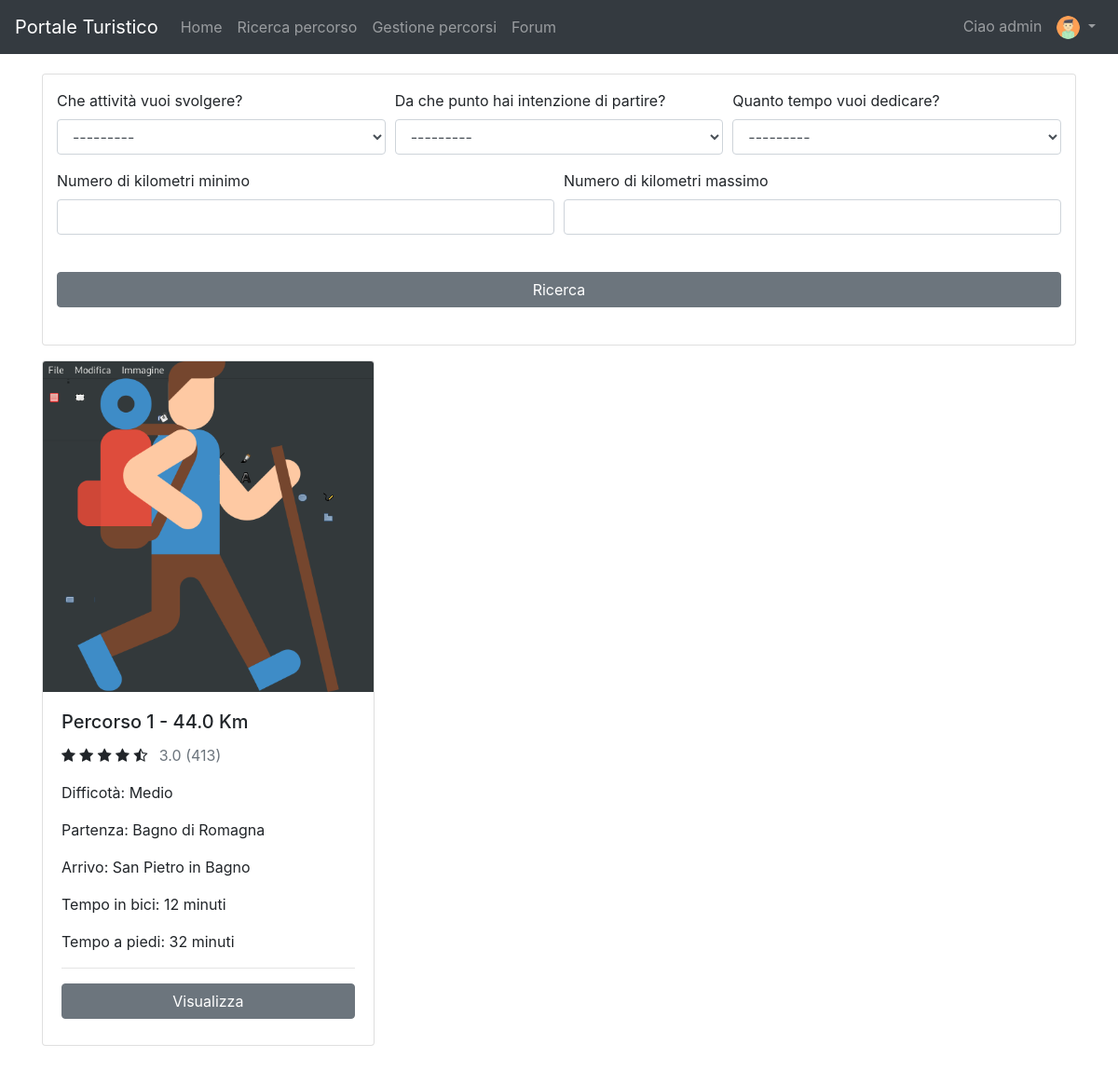
Page /path/search/ (signed in) on the earlier database version.
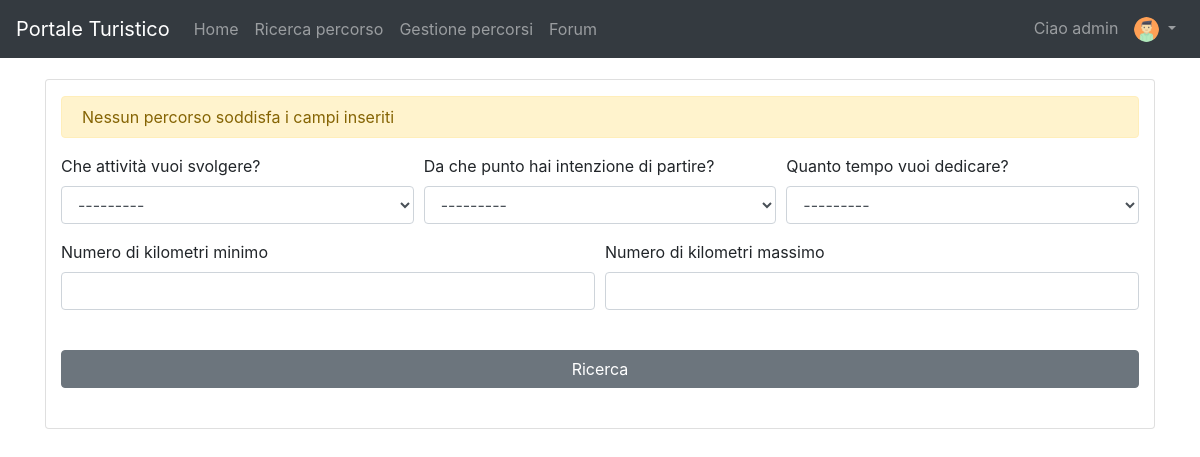
Same page on the later database version.
### pathManagement/models.py (models this page shows, shortened)
class Path(models.Model):
    activityChoices = (
        ('relax', 'Relax'),
        ('didattica', 'Didattica'),
        ('esplorazione', 'Esplorazione'),
        ('escursionismo', 'Escursionismo'),
    )
    locationChoices = (
        ('bagnodiromagna', 'Bagno di Romagna'),
        ('sanpietroinbagno', 'San Pietro in Bagno'),
        ('acquapartita', 'Acquapartita'),
        ('laghi', 'Laghi'),
        ('alfero', 'Alfero'),
    )
    difficultyChoices = (
        ('facile', 'Facile'),
        ('medio', 'Medio'),
        ('difficile', 'Difficile'),
    )
    contextChoices = (
        ('collinare', 'Collinare'),
        ('urbano', 'Urbano'),
        ('fluviale', 'Fluviale'),
        ('boschivo', 'Boschivo'),
        ('laghi', 'Laghi'),
    )
    transportChoices = (
        ('automobile', 'Automobile'),
        ('bicidacittà', 'Bici da città'),
        ('piedi', 'Piedi'),
        ('mountainbike', 'Mountain bike'),
    )
    audienceChoices = (
        ('famiglia', 'Famiglia'),
        ('gruppi', 'Gruppi'),
        ('coppie', 'Coppie'),
        ('mobilitàridotta', 'Mobilità ridotta'),
        ('escursionisti', 'Escursionisti'),
        ('sportivi', 'Sportivi'),
    )
    id = models.PositiveIntegerField(primary_key=True)
    activity = models.CharField(max_length=30, choices=activityChoices)
    start = models.CharField(max_length=30, choices=locationChoices)
    end = models.CharField(max_length=30, choices=locationChoices)
    gradient = models.IntegerField()
    walkTime = models.PositiveIntegerField()
    bikeTime = models.PositiveIntegerField(blank=True, default=0)
    carriageablePath = models.FloatField(blank=True, default=0, validators=[MinValueValidator(0)])
    nonCarriageablePath = models.FloatField(blank=True, default=0, validators=[MinValueValidator(0)])
    totalKilometers = models.FloatField(editable=False, blank=True, default='0')
    difficulty = MultiSelectField(choices=difficultyChoices)
    difficultyImage = models.ImageField(blank=False, upload_to=user_directory_path)
    context = MultiSelectField(choices=contextChoices)
    contextImage = models.ImageField(blank=False, upload_to=user_directory_path)
    transport = MultiSelectField(choices=transportChoices)
    transportImage = models.ImageField(blank=False, upload_to=user_directory_path)
    audience = MultiSelectField(choices=audienceChoices)
    audienceImage = models.ImageField(blank=False, upload_to=user_directory_path)
    path = models.ImageField(blank=False, upload_to=user_directory_path)
    cover = models.ImageField(blank=False, upload_to=user_directory_path)

### pathManagement/views.py (the view)
# urls.py: path('search/', searchPath, name='searchPath'),
def searchPath(request):
    km_max = request.GET.get('km_max')
    km_min = request.GET.get('km_min')
    path_list = Path.objects.all()
    if km_max and float(km_max) <= 0:
        messages.error(request, "Valore di km massimo non accettato")
        path_list = Path.objects.none()
    if km_min and float(km_min) <= 0:
        messages.error(request, "Valore di km minimoadd icon  non accettato")
        path_list = Path.objects.none()
    if km_min and km_max:
        if float(km_min) > float(km_max):
            messages.error(request, "Il kilometri minimi non possono essere maggiori dei kilometri massimi!")
            path_list = Path.objects.none()
    path_filter = PathFilter(request.GET, queryset=path_list)
    review = {}
    for path in path_filter.qs:
        review[path.pk] = 0
        val = Review.objects.filter(path=path).values('valuation')
        iteration = val.count()
        for i in val:
            review[path.pk] = review[path.pk] + i['valuation'] / iteration
    return render(request, 'searchPath.html', {'filter': path_filter, 'review': review})

### pathManagement/templates/searchPath.html (shortened to what this page needs)
{% extends 'base.html' %}
{% load crispy_forms_tags %}
{% block slideshow %}
    <div class="container py-4">
        <div class="card py-3">
            <div class="col-md-12">
                {% if not filter.qs %}
                    <div class="alert alert-warning py-2" role="alert">
                        Nessun percorso soddisfa i campi inseriti
                    </div>
                {% endif %}
                <form method="get">
                    <div class="form-row">
                        <div class="form-group col-md mb-0">
                            {{ filter.form.activity|as_crispy_field }}
                        </div>
                        <div class="form-group col-md mb-0">
                            {{ filter.form.start|as_crispy_field }}
                        </div>
                        <div class="form-group col-md mb-0">
                            {{ filter.form.end_time|as_crispy_field }}
                        </div>
                    </div>
                    <div class="form-row">
                        <div class="form-group col-md mb-0">
                            {{ filter.form.km_min|as_crispy_field }}
                        </div>
                        <div class="form-group col-md mb-0">
                            {{ filter.form.km_max|as_crispy_field }}
                        </div>
                    </div>
                    <button class="btn btn-secondary btn-rounded btn-block my-4 z-depth-0" type="submit">
                        Ricerca
                    </button>
                </form>
            </div>
        </div>
        <div class="card-columns py-3">
            {% for path in filter.qs %}
                <div class="card">
                    <img class="bd-placeholder-img card-img-top"
                         src="{{ path.cover.url }}" aria-label="Placeholder: Image cap"
                         preserveAspectRatio="xMidYMid slice" role="img">
                    <rect width="100%" height="100%" fill="#868e96"/>
                    <div class="card-body">
                        <h5 class="card-title">Percorso {{ path.id }} - {{ path.totalKilometers }} Km</h5>
                        <ul class="list-unstyled list-inline rating mb-0">
                            <li class="list-inline-item mr-0"><i class="fa fa-star amber-text"> </i></li>
                            <li class="list-inline-item mr-0"><i class="fa fa-star amber-text"></i></li>
                            <li class="list-inline-item mr-0"><i class="fa fa-star amber-text"></i></li>
                            <li class="list-inline-item mr-0"><i class="fa fa-star amber-text"></i></li>
                            <li class="list-inline-item"><i class="fa fa-star-half-o" aria-hidden="true"></i></li>
                            <li class="list-inline-item"><p class="text-muted">
                                {% for key,value in review.items %}
                                    {% if key == path.id %}
                                        {{ value }}
                                    {% endif %}
                                {% endfor %} (413)</p></li>
                        </ul>
                        <p>Difficotà: {{ path.difficulty }}</p>
                        <p>Partenza: {{ path.get_start_display }}</p>
                        <p>Arrivo: {{ path.get_end_display }}</p>
                        <p>Tempo in bici: {{ path.bikeTime }} minuti</p>
                        <p>Tempo a piedi: {{ path.walkTime }} minuti</p>
                        <hr/>
                        <button class="btn btn-secondary btn-rounded btn-block my-2 z-depth-0" type="submit">
                            Visualizza
                        </button>
                    </div>
                </div>
            {% endfor %}
        </div>
    </div>
{% endblock %}

Differences in the rows shown:
removed Path: cover (picture), id "1", totalKilometers "44.0", review "3.0", difficulty "Medio", start "Bagno di Romagna", end "San Pietro in Bagno", bikeTime "12", walkTime "32"
Other differences:
text now shown: "Nessun percorso soddisfa i campi inseriti"
